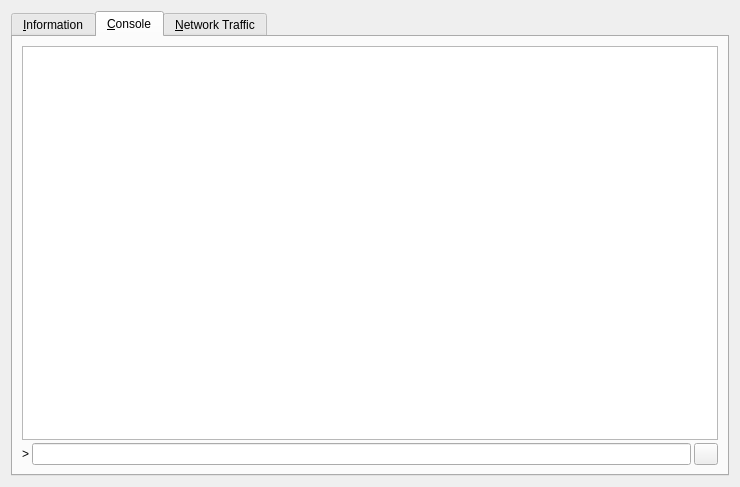
<?xml version="1.0" encoding="UTF-8"?>
<ui version="4.0">
 <class>RPCConsole</class>
 <widget class="QDialog" name="RPCConsole">
  <property name="geometry">
   <rect>
    <x>0</x>
    <y>0</y>
    <width>740</width>
    <height>487</height>
   </rect>
  </property>
  <property name="windowTitle">
   <string>PayCon - Debug window</string>
  </property>
  <layout class="QVBoxLayout" name="verticalLayout_2">
   <item>
    <widget class="QTabWidget" name="tabWidget">
     <property name="currentIndex">
      <number>1</number>
     </property>
     <widget class="QWidget" name="tab_info">
      <attribute name="title">
       <string>&amp;Information</string>
      </attribute>
      <layout class="QGridLayout" name="gridLayout" columnstretch="0,1">
       <property name="horizontalSpacing">
        <number>12</number>
       </property>
       <item row="0" column="0">
        <widget class="QLabel" name="label_9">
         <property name="font">
          <font>
           <weight>75</weight>
           <bold>true</bold>
          </font>
         </property>
         <property name="text">
          <string>PayCon Core</string>
         </property>
        </widget>
       </item>
       <item row="1" column="0">
        <widget class="QLabel" name="label_5">
         <property name="text">
          <string>Client name</string>
         </property>
        </widget>
       </item>
       <item row="1" column="1">
        <widget class="QLabel" name="clientName">
         <property name="cursor">
          <cursorShape>IBeamCursor</cursorShape>
         </property>
         <property name="text">
          <string>N/A</string>
         </property>
         <property name="textFormat">
          <enum>Qt::PlainText</enum>
         </property>
         <property name="textInteractionFlags">
          <set>Qt::LinksAccessibleByMouse|Qt::TextSelectableByKeyboard|Qt::TextSelectableByMouse</set>
         </property>
        </widget>
       </item>
       <item row="2" column="0">
        <widget class="QLabel" name="label_6">
         <property name="text">
          <string>Client version</string>
         </property>
        </widget>
       </item>
       <item row="2" column="1">
        <widget class="QLabel" name="clientVersion">
         <property name="cursor">
          <cursorShape>IBeamCursor</cursorShape>
         </property>
         <property name="text">
          <string>N/A</string>
         </property>
         <property name="textFormat">
          <enum>Qt::PlainText</enum>
         </property>
         <property name="textInteractionFlags">
          <set>Qt::LinksAccessibleByMouse|Qt::TextSelectableByKeyboard|Qt::TextSelectableByMouse</set>
         </property>
        </widget>
       </item>
       <item row="3" column="0">
        <widget class="QLabel" name="label_14">
         <property name="text">
          <string>Using OpenSSL version</string>
         </property>
         <property name="indent">
          <number>10</number>
         </property>
        </widget>
       </item>
       <item row="3" column="1">
        <widget class="QLabel" name="openSSLVersion">
         <property name="cursor">
          <cursorShape>IBeamCursor</cursorShape>
         </property>
         <property name="text">
          <string>N/A</string>
         </property>
         <property name="textFormat">
          <enum>Qt::PlainText</enum>
         </property>
         <property name="textInteractionFlags">
          <set>Qt::LinksAccessibleByMouse|Qt::TextSelectableByKeyboard|Qt::TextSelectableByMouse</set>
         </property>
        </widget>
       </item>
       <item row="4" column="0">
        <widget class="QLabel" name="label_12">
         <property name="text">
          <string>Build date</string>
         </property>
        </widget>
       </item>
       <item row="4" column="1">
        <widget class="QLabel" name="buildDate">
         <property name="cursor">
          <cursorShape>IBeamCursor</cursorShape>
         </property>
         <property name="text">
          <string>N/A</string>
         </property>
         <property name="textFormat">
          <enum>Qt::PlainText</enum>
         </property>
         <property name="textInteractionFlags">
          <set>Qt::LinksAccessibleByMouse|Qt::TextSelectableByKeyboard|Qt::TextSelectableByMouse</set>
         </property>
        </widget>
       </item>
       <item row="5" column="0">
        <widget class="QLabel" name="label_13">
         <property name="text">
          <string>Startup time</string>
         </property>
        </widget>
       </item>
       <item row="5" column="1">
        <widget class="QLabel" name="startupTime">
         <property name="cursor">
          <cursorShape>IBeamCursor</cursorShape>
         </property>
         <property name="text">
          <string>N/A</string>
         </property>
         <property name="textFormat">
          <enum>Qt::PlainText</enum>
         </property>
         <property name="textInteractionFlags">
          <set>Qt::LinksAccessibleByMouse|Qt::TextSelectableByKeyboard|Qt::TextSelectableByMouse</set>
         </property>
        </widget>
       </item>
       <item row="6" column="0">
        <widget class="QLabel" name="label_11">
         <property name="font">
          <font>
           <weight>75</weight>
           <bold>true</bold>
          </font>
         </property>
         <property name="text">
          <string>Network</string>
         </property>
        </widget>
       </item>
       <item row="7" column="0">
        <widget class="QLabel" name="label_7">
         <property name="text">
          <string>Number of connections</string>
         </property>
        </widget>
       </item>
       <item row="7" column="1">
        <widget class="QLabel" name="numberOfConnections">
         <property name="cursor">
          <cursorShape>IBeamCursor</cursorShape>
         </property>
         <property name="text">
          <string>N/A</string>
         </property>
         <property name="textFormat">
          <enum>Qt::PlainText</enum>
         </property>
         <property name="textInteractionFlags">
          <set>Qt::LinksAccessibleByMouse|Qt::TextSelectableByKeyboard|Qt::TextSelectableByMouse</set>
         </property>
        </widget>
       </item>
       <item row="8" column="0">
        <widget class="QLabel" name="label_8">
         <property name="text">
          <string>On testnet</string>
         </property>
        </widget>
       </item>
       <item row="8" column="1">
        <widget class="QCheckBox" name="isTestNet">
         <property name="enabled">
          <bool>false</bool>
         </property>
         <property name="text">
          <string/>
         </property>
        </widget>
       </item>
       <item row="9" column="0">
        <widget class="QLabel" name="label_10">
         <property name="font">
          <font>
           <weight>75</weight>
           <bold>true</bold>
          </font>
         </property>
         <property name="text">
          <string>Block chain</string>
         </property>
        </widget>
       </item>
       <item row="10" column="0">
        <widget class="QLabel" name="label_3">
         <property name="text">
          <string>Current number of blocks</string>
         </property>
        </widget>
       </item>
       <item row="10" column="1">
        <widget class="QLabel" name="numberOfBlocks">
         <property name="cursor">
          <cursorShape>IBeamCursor</cursorShape>
         </property>
         <property name="text">
          <string>N/A</string>
         </property>
         <property name="textFormat">
          <enum>Qt::PlainText</enum>
         </property>
         <property name="textInteractionFlags">
          <set>Qt::LinksAccessibleByMouse|Qt::TextSelectableByKeyboard|Qt::TextSelectableByMouse</set>
         </property>
        </widget>
       </item>
       <item row="11" column="0">
        <widget class="QLabel" name="label_2">
         <property name="text">
          <string>Last block time</string>
         </property>
        </widget>
       </item>
       <item row="11" column="1">
        <widget class="QLabel" name="lastBlockTime">
         <property name="cursor">
          <cursorShape>IBeamCursor</cursorShape>
         </property>
         <property name="text">
          <string>N/A</string>
         </property>
         <property name="textFormat">
          <enum>Qt::PlainText</enum>
         </property>
         <property name="textInteractionFlags">
          <set>Qt::LinksAccessibleByMouse|Qt::TextSelectableByKeyboard|Qt::TextSelectableByMouse</set>
         </property>
        </widget>
       </item>
       <item row="12" column="0">
        <spacer name="verticalSpacer_2">
         <property name="orientation">
          <enum>Qt::Vertical</enum>
         </property>
         <property name="sizeHint" stdset="0">
          <size>
           <width>20</width>
           <height>20</height>
          </size>
         </property>
        </spacer>
       </item>
       <item row="13" column="0">
        <widget class="QLabel" name="labelDebugLogfile">
         <property name="font">
          <font>
           <weight>75</weight>
           <bold>true</bold>
          </font>
         </property>
         <property name="text">
          <string>Debug log file</string>
         </property>
        </widget>
       </item>
       <item row="14" column="0">
        <widget class="QPushButton" name="openDebugLogfileButton">
         <property name="toolTip">
          <string>Open the PayCon debug log file from the current data directory. This can take a few seconds for large log files.</string>
         </property>
         <property name="text">
          <string>&amp;Open</string>
         </property>
         <property name="autoDefault">
          <bool>false</bool>
         </property>
        </widget>
       </item>
       <item row="15" column="0">
        <widget class="QLabel" name="labelCLOptions">
         <property name="font">
          <font>
           <weight>75</weight>
           <bold>true</bold>
          </font>
         </property>
         <property name="text">
          <string>Command-line options</string>
         </property>
        </widget>
       </item>
       <item row="16" column="0">
        <widget class="QPushButton" name="showCLOptionsButton">
         <property name="toolTip">
          <string>Show the PayCon-Qt help message to get a list with possible PayCon command-line options.</string>
         </property>
         <property name="text">
          <string>&amp;Show</string>
         </property>
         <property name="autoDefault">
          <bool>false</bool>
         </property>
        </widget>
       </item>
       <item row="17" column="0">
        <spacer name="verticalSpacer">
         <property name="orientation">
          <enum>Qt::Vertical</enum>
         </property>
         <property name="sizeHint" stdset="0">
          <size>
           <width>20</width>
           <height>40</height>
          </size>
         </property>
        </spacer>
       </item>
      </layout>
     </widget>
     <widget class="QWidget" name="tab_console">
      <attribute name="title">
       <string>&amp;Console</string>
      </attribute>
      <layout class="QVBoxLayout" name="verticalLayout_3">
       <property name="spacing">
        <number>3</number>
       </property>
       <item>
        <widget class="QTextEdit" name="messagesWidget">
         <property name="minimumSize">
          <size>
           <width>0</width>
           <height>100</height>
          </size>
         </property>
         <property name="readOnly">
          <bool>true</bool>
         </property>
         <property name="tabKeyNavigation" stdset="0">
          <bool>false</bool>
         </property>
         <property name="columnCount" stdset="0">
          <number>2</number>
         </property>
        </widget>
       </item>
       <item>
        <layout class="QHBoxLayout" name="horizontalLayout">
         <property name="spacing">
          <number>3</number>
         </property>
         <item>
          <widget class="QLabel" name="label">
           <property name="text">
            <string notr="true">&gt;</string>
           </property>
          </widget>
         </item>
         <item>
          <widget class="QLineEdit" name="lineEdit"/>
         </item>
         <item>
          <widget class="QPushButton" name="clearButton">
           <property name="maximumSize">
            <size>
             <width>24</width>
             <height>24</height>
            </size>
           </property>
           <property name="toolTip">
            <string>Clear console</string>
           </property>
           <property name="text">
            <string/>
           </property>
           <property name="icon">
            <iconset resource="../bitcoin.qrc">
             <normaloff>:/icons/remove</normaloff>:/icons/remove</iconset>
           </property>
           <property name="shortcut">
            <string notr="true">Ctrl+L</string>
           </property>
           <property name="autoDefault">
            <bool>false</bool>
           </property>
          </widget>
         </item>
        </layout>
       </item>
      </layout>
     </widget>
     <widget class="QWidget" name="tab">
      <attribute name="title">
       <string>&amp;Network Traffic</string>
      </attribute>
      <layout class="QHBoxLayout" name="horizontalLayout_3">
       <item>
        <layout class="QVBoxLayout" name="verticalLayout_4">
         <item>
          <widget class="TrafficGraphWidget" name="trafficGraph" native="true">
           <property name="sizePolicy">
            <sizepolicy hsizetype="Expanding" vsizetype="Expanding">
             <horstretch>0</horstretch>
             <verstretch>0</verstretch>
            </sizepolicy>
           </property>
          </widget>
         </item>
         <item>
          <layout class="QHBoxLayout" name="horizontalLayout_2">
           <item>
            <widget class="QSlider" name="sldGraphRange">
             <property name="minimum">
              <number>1</number>
             </property>
             <property name="maximum">
              <number>288</number>
             </property>
             <property name="pageStep">
              <number>12</number>
             </property>
             <property name="value">
              <number>6</number>
             </property>
             <property name="orientation">
              <enum>Qt::Horizontal</enum>
             </property>
            </widget>
           </item>
           <item>
            <widget class="QLabel" name="lblGraphRange">
             <property name="minimumSize">
              <size>
               <width>100</width>
               <height>0</height>
              </size>
             </property>
             <property name="alignment">
              <set>Qt::AlignCenter</set>
             </property>
            </widget>
           </item>
           <item>
            <widget class="QPushButton" name="btnClearTrafficGraph">
             <property name="text">
              <string>&amp;Clear</string>
             </property>
            </widget>
           </item>
          </layout>
         </item>
        </layout>
       </item>
       <item>
        <layout class="QVBoxLayout" name="verticalLayout">
         <item>
          <widget class="QGroupBox" name="groupBox">
           <property name="title">
            <string>Totals</string>
           </property>
           <layout class="QVBoxLayout" name="verticalLayout_5">
            <item>
             <layout class="QHBoxLayout" name="horizontalLayout_4">
              <item>
               <widget class="Line" name="line">
                <property name="sizePolicy">
                 <sizepolicy hsizetype="Fixed" vsizetype="Fixed">
                  <horstretch>0</horstretch>
                  <verstretch>0</verstretch>
                 </sizepolicy>
                </property>
                <property name="minimumSize">
                 <size>
                  <width>10</width>
                  <height>0</height>
                 </size>
                </property>
                <property name="palette">
                 <palette>
                  <active>
                   <colorrole role="Light">
                    <brush brushstyle="SolidPattern">
                     <color alpha="255">
                      <red>0</red>
                      <green>255</green>
                      <blue>0</blue>
                     </color>
                    </brush>
                   </colorrole>
                  </active>
                  <inactive>
                   <colorrole role="Light">
                    <brush brushstyle="SolidPattern">
                     <color alpha="255">
                      <red>0</red>
                      <green>255</green>
                      <blue>0</blue>
                     </color>
                    </brush>
                   </colorrole>
                  </inactive>
                  <disabled>
                   <colorrole role="Light">
                    <brush brushstyle="SolidPattern">
                     <color alpha="255">
                      <red>0</red>
                      <green>255</green>
                      <blue>0</blue>
                     </color>
                    </brush>
                   </colorrole>
                  </disabled>
                 </palette>
                </property>
                <property name="orientation">
                 <enum>Qt::Horizontal</enum>
                </property>
               </widget>
              </item>
              <item>
               <widget class="QLabel" name="label_16">
                <property name="text">
                 <string>In:</string>
                </property>
               </widget>
              </item>
              <item>
               <widget class="QLabel" name="lblBytesIn">
                <property name="minimumSize">
                 <size>
                  <width>50</width>
                  <height>0</height>
                 </size>
                </property>
                <property name="alignment">
                 <set>Qt::AlignRight|Qt::AlignTrailing|Qt::AlignVCenter</set>
                </property>
               </widget>
              </item>
             </layout>
            </item>
            <item>
             <layout class="QHBoxLayout" name="horizontalLayout_5">
              <item>
               <widget class="Line" name="line_2">
                <property name="sizePolicy">
                 <sizepolicy hsizetype="Fixed" vsizetype="Fixed">
                  <horstretch>0</horstretch>
                  <verstretch>0</verstretch>
                 </sizepolicy>
                </property>
                <property name="minimumSize">
                 <size>
                  <width>10</width>
                  <height>0</height>
                 </size>
                </property>
                <property name="palette">
                 <palette>
                  <active>
                   <colorrole role="Light">
                    <brush brushstyle="SolidPattern">
                     <color alpha="255">
                      <red>255</red>
                      <green>0</green>
                      <blue>0</blue>
                     </color>
                    </brush>
                   </colorrole>
                  </active>
                  <inactive>
                   <colorrole role="Light">
                    <brush brushstyle="SolidPattern">
                     <color alpha="255">
                      <red>255</red>
                      <green>0</green>
                      <blue>0</blue>
                     </color>
                    </brush>
                   </colorrole>
                  </inactive>
                  <disabled>
                   <colorrole role="Light">
                    <brush brushstyle="SolidPattern">
                     <color alpha="255">
                      <red>255</red>
                      <green>0</green>
                      <blue>0</blue>
                     </color>
                    </brush>
                   </colorrole>
                  </disabled>
                 </palette>
                </property>
                <property name="orientation">
                 <enum>Qt::Horizontal</enum>
                </property>
               </widget>
              </item>
              <item>
               <widget class="QLabel" name="label_17">
                <property name="text">
                 <string>Out:</string>
                </property>
               </widget>
              </item>
              <item>
               <widget class="QLabel" name="lblBytesOut">
                <property name="minimumSize">
                 <size>
                  <width>50</width>
                  <height>0</height>
                 </size>
                </property>
                <property name="alignment">
                 <set>Qt::AlignRight|Qt::AlignTrailing|Qt::AlignVCenter</set>
                </property>
               </widget>
              </item>
             </layout>
            </item>
            <item>
             <spacer name="verticalSpacer_4">
              <property name="orientation">
               <enum>Qt::Vertical</enum>
              </property>
              <property name="sizeHint" stdset="0">
               <size>
                <width>20</width>
                <height>407</height>
               </size>
              </property>
             </spacer>
            </item>
           </layout>
          </widget>
         </item>
        </layout>
       </item>
      </layout>
     </widget>
    </widget>
   </item>
  </layout>
 </widget>
 <customwidgets>
  <customwidget>
   <class>TrafficGraphWidget</class>
   <extends>QWidget</extends>
   <header>trafficgraphwidget.h</header>
   <container>1</container>
   <slots>
    <slot>clear()</slot>
   </slots>
  </customwidget>
 </customwidgets>
 <resources>
  <include location="../bitcoin.qrc"/>
 </resources>
 <connections/>
</ui>
